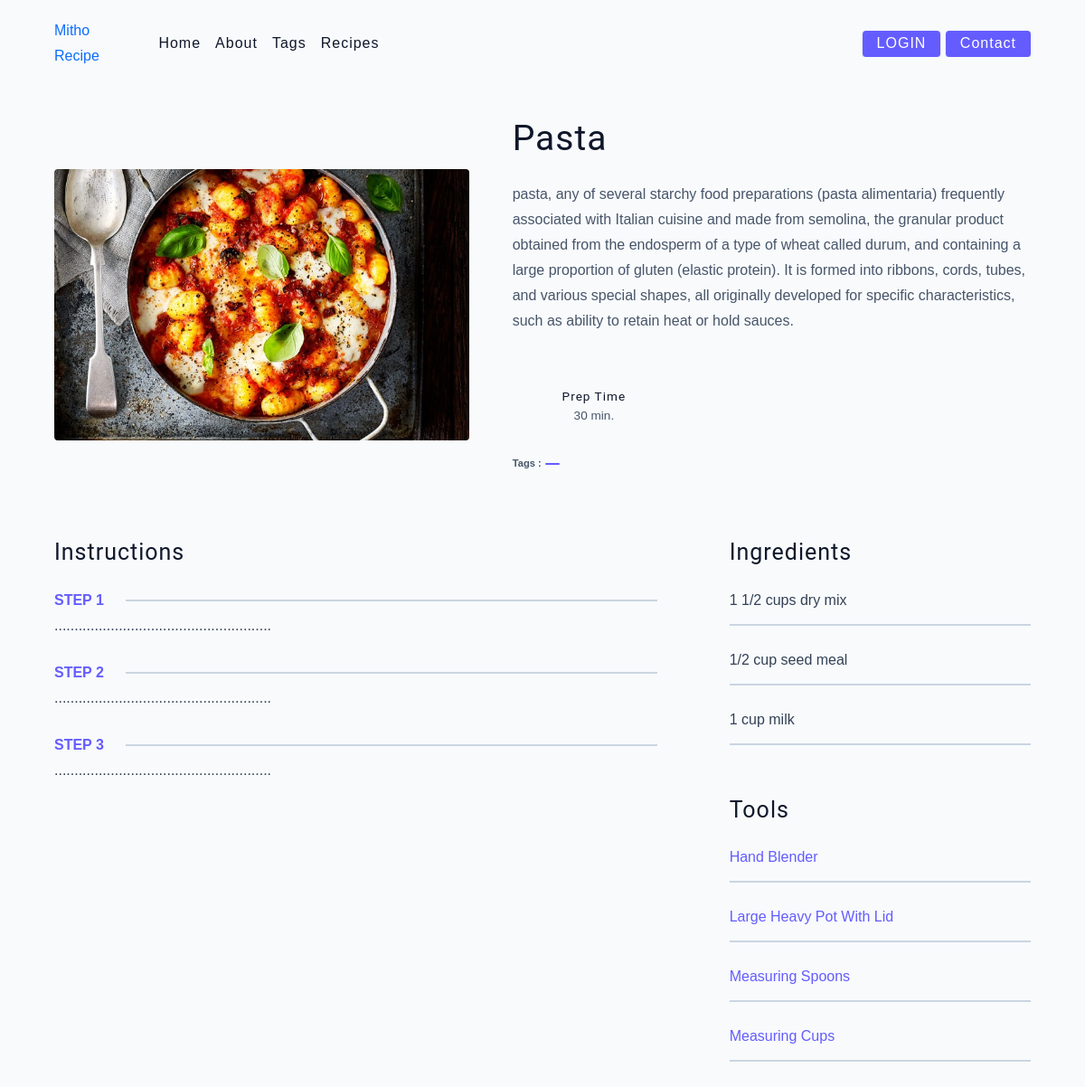
The app's page /recipe/5 with its own data.
### back/models/product.py (models this page shows, shortened)
class Product(models.Model):
    name = models.CharField(max_length=50)
    time = models.IntegerField(default=0)
    category = models.ManyToManyField(Category)
    description = models.CharField(max_length=500, default='' , null=True , blank=True)
    image = models.ImageField(upload_to='uploads/products/')

### back/views.py (the view)
# urls.py: path('recipe/<str:id>', views.recipe),
def recipe(request,id):
    category = Category.objects.all()
    prod = Product.objects.filter(id=id).first()
    print(prod)
    context = {
        'cat': category,
        'prod': prod,
    }
    return render(request, 'recipe.html', context)

### back/templates/recipe.html (shortened to what this page needs)
{%extends 'header.html'%}
{% block content %}
  <body>
    <main class="page">
      <div class="recipe-page">
        <section class="recipe-hero">
          <img
            src="{{ prod.image.url }}"
            class="img recipe-hero-img"
          />
          <article class="recipe-info">
            <h2>{{prod.name}}</h2>
            <p>
              {{prod.description}}
            </p>
            <div class="recipe-icons">
              <article>
                <i class="fas fa-clock"></i>
                <h5>prep time</h5>
                <p>{{prod.time}} min.</p>
              </article>
            </div>
            <p class="recipe-tags">
              Tags : <a href="template">{{product}}</a>
            </p>
          </article>
        </section>
        <section class="recipe-content">
          <article>
            <h4>instructions</h4>
            <div class="single-instruction">
              <header>
                <p>step 1</p>
                <div></div>
              </header>
              <p>
               ......................................................
              </p>
            </div>
            <div class="single-instruction">
              <header>
                <p>step 2</p>
                <div></div>
              </header>
              <p>
               ......................................................
              </p>
            </div>
            <div class="single-instruction">
              <header>
                <p>step 3</p>
                <div></div>
              </header>
              <p>
                ......................................................
              </p>
            </div>
          </article>
          <article class="second-column">
            <div>
              <h4>ingredients</h4>
              <p class="single-ingredient">1 1/2 cups dry  mix</p>
              <p class="single-ingredient">1/2 cup  seed meal</p>
              <p class="single-ingredient">1 cup  milk</p>
            </div>
            <div>
              <h4>tools</h4>
              <p class="single-tool">Hand Blender</p>
              <p class="single-tool">Large Heavy Pot With Lid</p>
              <p class="single-tool">Measuring Spoons</p>
              <p class="single-tool">Measuring Cups</p>
            </div>
          </article>
        </section>
      </div>
    </main>
  </body>
{% endblock %}

### back/static/main.css (style rules this page uses)
html { font-size: 100%; }
:root { --primary-100: #e2e0ff; --primary-200: #c1beff; --primary-300: #a29dff; --primary-400: #837dff; --primary-500: #645cff; --primary-600: #504acc; --primary-700: #3c3799; --primary-800: #282566; --primary-900: #141233; --grey-50: #f8fafc; --grey-100: #f1f5f9; --grey-200: #e2e8f0; --grey-300: #cbd5e1; --grey-400: #94a3b8; --grey-500: #64748b; --grey-600: #475569; --grey-700: #334155; --grey-800: #1e293b; --grey-900: #0f172a; --black: #222; --white: #fff; --red-light: #f8d7da; --red-dark: #842029; --green-light: #d1e7dd; --green-dark: #0f5132; --headingFont: 'Roboto', sans-serif; --bodyFont: 'Nunito', sans-serif; --smallText: 0.7em; --backgroundColor: var(--grey-50); --textColor: var(--grey-900); --borderRadius: 0.25rem; --letterSpacing: 1px; --transition: 0.3s ease-in-out all; --max-width: 1120px; --fixed-width: 600px; --shadow-1: 0 1px 3px 0 rgba(0, 0, 0, 0.1), 0 1px 2px 0 rgba(0, 0, 0, 0.06); --shadow-2: 0 4px 6px -1px rgba(0, 0, 0, 0.1), 0 2px 4px -1px rgba(0, 0, 0, 0.06); --shadow-3: 0 10px 15px -3px rgba(0, 0, 0, 0.1), 0 4px 6px -2px rgba(0, 0, 0, 0.05); --shadow-4: 0 20px 25px -5px rgba(0, 0, 0, 0.1), 0 10px 10px -5px rgba(0, 0, 0, 0.04); }
body { background: var(--backgroundColor); font-family: var(--bodyFont); font-weight: 400; line-height: 1.75; color: var(--textColor); }
p { margin-top: 0; margin-bottom: 1.5rem; max-width: 40em; }
h1, h2, h3, h4, h5 { margin: 0; margin-bottom: 1.38rem; font-family: var(--headingFont); font-weight: 400; line-height: 1.3; text-transform: capitalize; letter-spacing: var(--letterSpacing); }
h2 { font-size: 2.441rem; }
h4 { font-size: 1.563rem; }
h5 { font-size: 1.25rem; }
a { text-decoration: none; }
.img { width: 100%; display: block; object-fit: cover; }
::placeholder { font-family: inherit; color: var(--grey-400); }
.page { width: 90vw; max-width: var(--max-width); margin: 0 auto; }
.page { padding-top: 2rem; min-height: calc(100vh - (6rem + 4rem)); }
.recipe-hero { display: grid; gap: 3rem; }
.recipe-hero-img { height: 300px; border-radius: var(--borderRadius); }
.recipe-info p { color: var(--grey-600); }
.recipe-icons { display: grid; grid-template-columns: repeat(3, 1fr); gap: 1rem; margin: 2rem 0; text-align: center; }
.recipe-icons i { font-size: 1.5rem; color: var(--primary-500); }
.recipe-icons h5, .recipe-icons p { margin-bottom: 0; font-size: 0.85em; }
.recipe-icons p { color: var(--grey-600); }
.recipe-tags { display: flex; align-items: center; flex-wrap: wrap; font-size: 0.7em; font-weight: 600; }
.recipe-tags a { background: var(--primary-500); border-radius: var(--borderRadius); color: var(--white); padding: 0.05rem 0.5rem; margin: 0 0.25rem; text-transform: capitalize; }
@media screen and (min-width: 992px) { .recipe-hero { grid-template-columns: 4fr 5fr; align-items: center; } }
.recipe-content { padding: 3rem 0; display: grid; gap: 2rem 5rem; }
@media screen and (min-width: 992px) { .recipe-content { grid-template-columns: 2fr 1fr; } }
.single-instruction header { display: grid; grid-template-columns: auto 1fr; gap: 1.5rem; align-items: center; }
.single-instruction header p { text-transform: uppercase; font-weight: 600; color: var(--primary-500); margin-bottom: 0; }
.single-instruction > p { color: var(--grey-700); }
.single-instruction header div { height: 2px; background: var(--grey-300); }
.second-column { display: grid; row-gap: 2rem; }
.single-ingredient { border-bottom: 2px solid var(--grey-300); padding-bottom: 0.75rem; color: var(--grey-700); }
.single-tool { border-bottom: 2px solid var(--grey-300); padding-bottom: 0.75rem; color: var(--primary-500); text-transform: capitalize; }

### records on screen
Product: image (picture), name "Pasta", description "pasta, any of several starchy food preparations (pasta alimentaria) frequently associated with Italian cuisine and made from semolina, the granular product obtained from the endosperm of a type of wheat called durum, and containing a large proportion of gluten (elastic protein). It is formed into ribbons, cords, tubes, and various special shapes, all originally developed for specific characteristics, such as ability to retain heat or hold sauces.", time "30"
